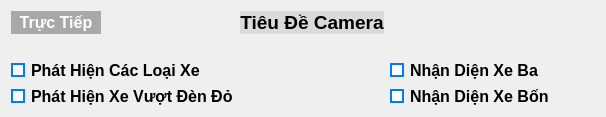
                    <widget class="QWidget" name="tab_12">
                     <attribute name="title">
                      <string>Tab 1</string>
                     </attribute>
                     <layout class="QGridLayout" name="gridLayout_10">
                      <item row="0" column="1">
                       <widget class="QLabel" name="label_26">
                        <property name="font">
                         <font>
                          <family>Tahoma</family>
                          <pointsize>14</pointsize>
                          <weight>75</weight>
                          <bold>true</bold>
                         </font>
                        </property>
                        <property name="styleSheet">
                         <string notr="true">background-color: rgb(218, 218, 218);</string>
                        </property>
                        <property name="text">
                         <string>Tiêu Đề Camera</string>
                        </property>
                        <property name="alignment">
                         <set>Qt::AlignCenter</set>
                        </property>
                       </widget>
                      </item>
                      <item row="0" column="0">
                       <widget class="QLabel" name="label_25">
                        <property name="maximumSize">
                         <size>
                          <width>90</width>
                          <height>16777215</height>
                         </size>
                        </property>
                        <property name="font">
                         <font>
                          <family>Tahoma</family>
                          <pointsize>12</pointsize>
                          <weight>75</weight>
                          <bold>true</bold>
                         </font>
                        </property>
                        <property name="styleSheet">
                         <string notr="true">color: rgb(255, 255, 255);
background-color: rgb(168,168,168);</string>
                        </property>
                        <property name="text">
                         <string>Trực Tiếp</string>
                        </property>
                        <property name="alignment">
                         <set>Qt::AlignCenter</set>
                        </property>
                       </widget>
                      </item>
                      <item row="2" column="2">
                       <widget class="QCheckBox" name="checkBox_7">
                        <property name="font">
                         <font>
                          <family>Tahoma</family>
                          <pointsize>12</pointsize>
                          <weight>75</weight>
                          <bold>true</bold>
                         </font>
                        </property>
                        <property name="styleSheet">
                         <string notr="true">QCheckBox::indicator:checked {
	background-color: #007BFF;
	border: 2px solid #007BFF;
}

QCheckBox::indicator:unchecked {
	background-color: white;
	border: 2px solid #007BFF;
}</string>
                        </property>
                        <property name="text">
                         <string>Nhận Diện Xe Ba</string>
                        </property>
                       </widget>
                      </item>
                      <item row="3" column="0">
                       <widget class="QCheckBox" name="checkBox_6">
                        <property name="font">
                         <font>
                          <family>Tahoma</family>
                          <pointsize>12</pointsize>
                          <weight>75</weight>
                          <bold>true</bold>
                         </font>
                        </property>
                        <property name="styleSheet">
                         <string notr="true">QCheckBox::indicator:checked {
	background-color: #007BFF;
	border: 2px solid #007BFF;
}

QCheckBox::indicator:unchecked {
	background-color: white;
	border: 2px solid #007BFF;
}</string>
                        </property>
                        <property name="text">
                         <string>Phát Hiện Xe Vượt Đèn Đỏ</string>
                        </property>
                       </widget>
                      </item>
                      <item row="0" column="3">
                       <widget class="QPushButton" name="pushButton_26">
                        <property name="minimumSize">
                         <size>
                          <width>0</width>
                          <height>0</height>
                         </size>
                        </property>
                        <property name="maximumSize">
                         <size>
                          <width>50</width>
                          <height>16777215</height>
                         </size>
                        </property>
                        <property name="font">
                         <font>
                          <pointsize>8</pointsize>
                         </font>
                        </property>
                        <property name="text">
                         <string/>
                        </property>
                        <property name="icon">
                         <iconset>
                          <normaloff>../icons/close.png</normaloff>../icons/close.png</iconset>
                        </property>
                        <property name="iconSize">
                         <size>
                          <width>18</width>
                          <height>18</height>
                         </size>
                        </property>
                        <property name="flat">
                         <bool>true</bool>
                        </property>
                       </widget>
                      </item>
                      <item row="2" column="0">
                       <widget class="QCheckBox" name="checkBox_5">
                        <property name="font">
                         <font>
                          <family>Tahoma</family>
                          <pointsize>12</pointsize>
                          <weight>75</weight>
                          <bold>true</bold>
                         </font>
                        </property>
                        <property name="styleSheet">
                         <string notr="true">QCheckBox::indicator:checked {
	background-color: #007BFF;
	border: 2px solid #007BFF;
}

QCheckBox::indicator:unchecked {
	background-color: white;
	border: 2px solid #007BFF;
}</string>
                        </property>
                        <property name="text">
                         <string>Phát Hiện Các Loại Xe</string>
                        </property>
                       </widget>
                      </item>
                      <item row="3" column="2">
                       <widget class="QCheckBox" name="checkBox_8">
                        <property name="font">
                         <font>
                          <family>Tahoma</family>
                          <pointsize>12</pointsize>
                          <weight>75</weight>
                          <bold>true</bold>
                         </font>
                        </property>
                        <property name="styleSheet">
                         <string notr="true">QCheckBox::indicator:checked {
	background-color: #007BFF;
	border: 2px solid #007BFF;
}

QCheckBox::indicator:unchecked {
	background-color: white;
	border: 2px solid #007BFF;
}</string>
                        </property>
                        <property name="text">
                         <string>Nhận Diện Xe Bốn</string>
                        </property>
                       </widget>
                      </item>
                      <item row="1" column="0" colspan="4">
                       <widget class="QLabel" name="label_28">
                        <property name="text">
                         <string/>
                        </property>
                        <property name="pixmap">
                         <pixmap>ImageHandler.png</pixmap>
                        </property>
                        <property name="scaledContents">
                         <bool>true</bool>
                        </property>
                        <property name="alignment">
                         <set>Qt::AlignCenter</set>
                        </property>
                       </widget>
                      </item>
                     </layout>
                    </widget>
